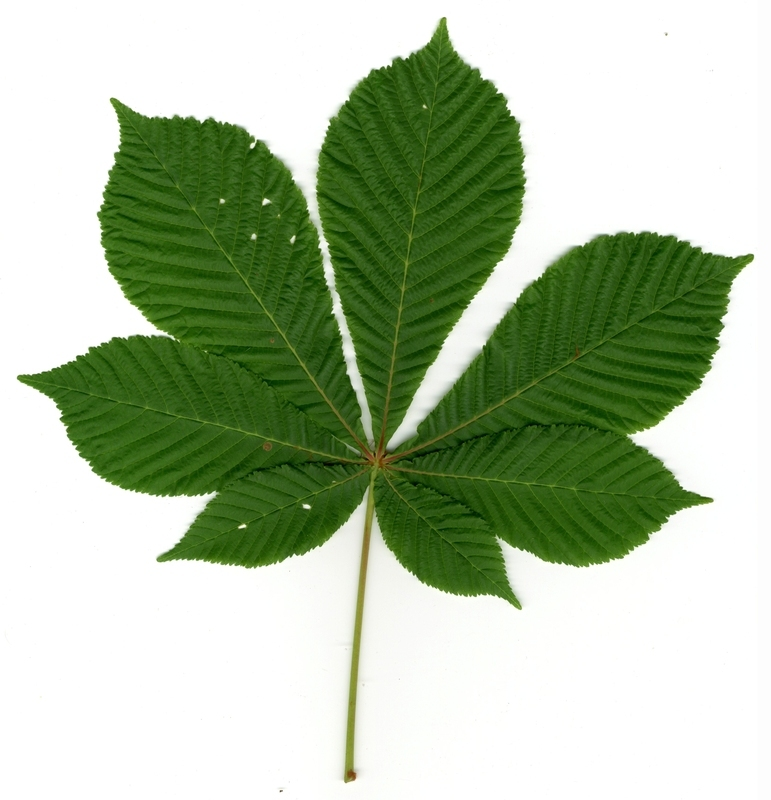
#> input picture Domasni/DomasnaRabota3/database/11721.jpg, 771 x 800 px
$ python DomasnaRabota3.28.py
#> lines starting #> are read from the running program, lines starting #| are printed output that depends on the picture; after the words box and inside, x2 and y2 are one past the last pixel; in counts of white or black regions, pixels touching at a corner belong together
import cv2
import numpy as np

image = cv2.imread('database/11721.jpg')
#> image is the input picture: shape (800, 771, 3); mean B, G, R 164.2, 192.1, 176
original_image = image.copy()
gray = cv2.cvtColor(image, cv2.COLOR_BGR2GRAY)
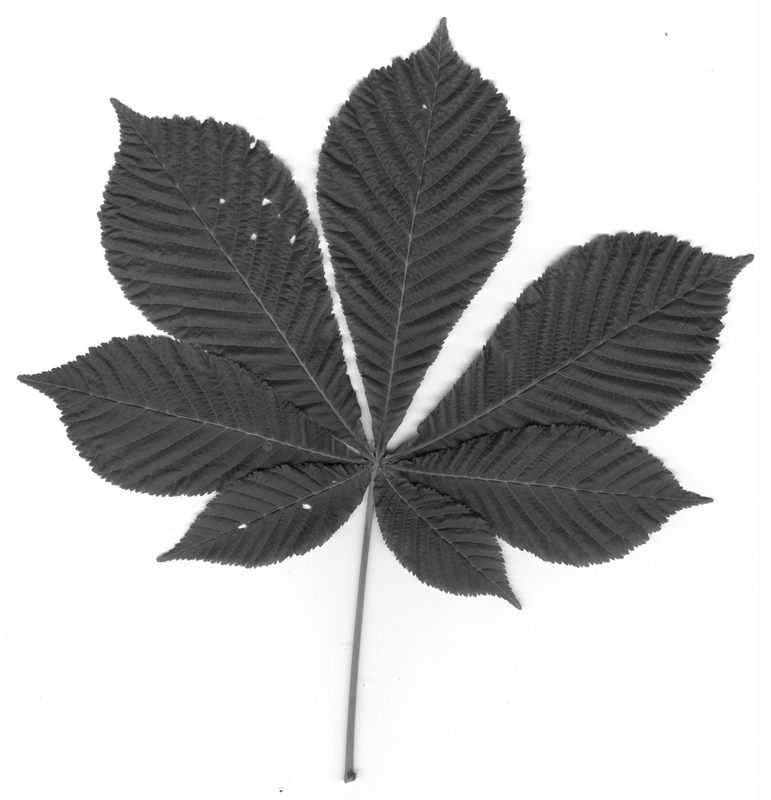
#> gray: shape (800, 771); min 4, max 255, mean 184.1
_, segmented_image = cv2.threshold(gray, 127, 255, cv2.THRESH_BINARY)
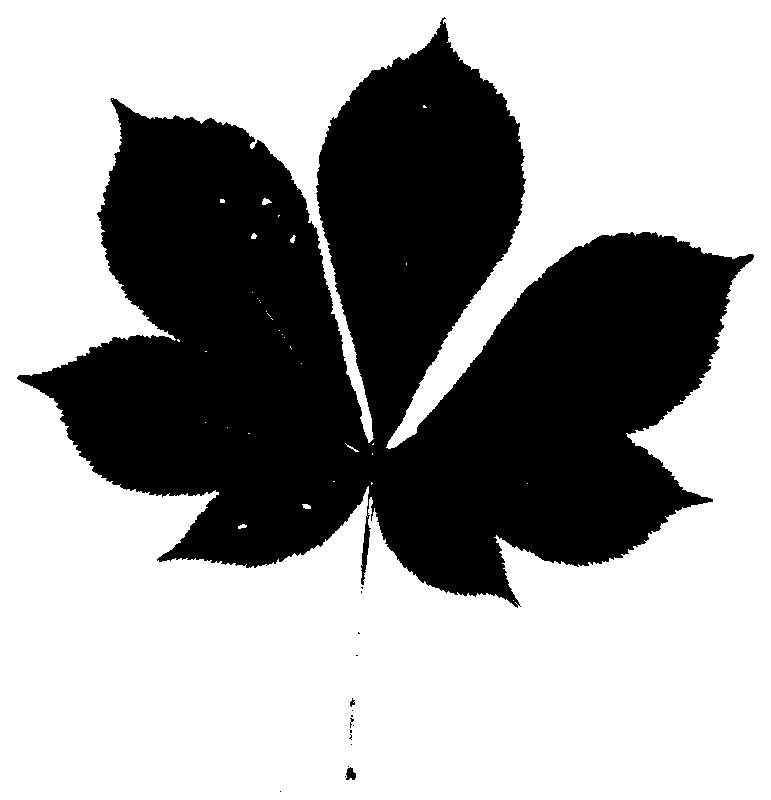
#> segmented_image: shape (800, 771); 62.8% white; 17 black regions (14 under 20 px), largest, box (x1, y1, x2, y2) and area: (17, 17, 754, 608) 229092, (346, 767, 356, 780) 91, (350, 698, 355, 707) 25
edges = cv2.Canny(segmented_image, 30, 100)
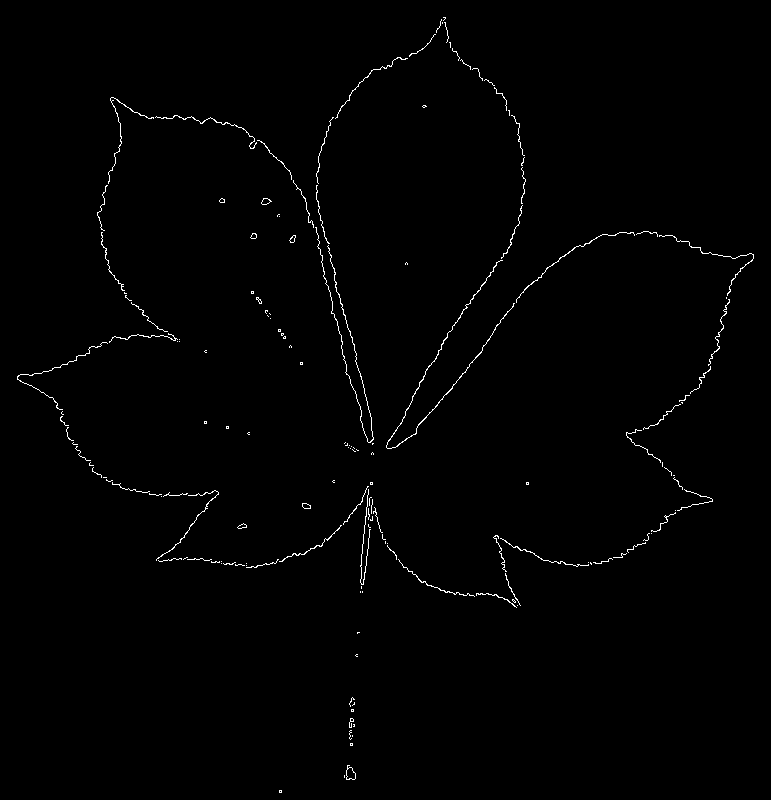
#> edges: shape (800, 771); 0.82% white in thin lines or dots
contours, _ = cv2.findContours(edges, cv2.RETR_EXTERNAL, cv2.CHAIN_APPROX_SIMPLE)
#> contours = 159 contours, 144 with area under 20; largest, box (x1, y1, x2, y2) and area: (386, 260, 515, 449) 98, (346, 765, 356, 780) 88, (261, 198, 272, 205) 40, (302, 503, 311, 509) 33, (516, 232, 635, 303) 31
contour_image = np.zeros_like(gray)
cv2.drawContours(contour_image, contours, -1, (255), 2)
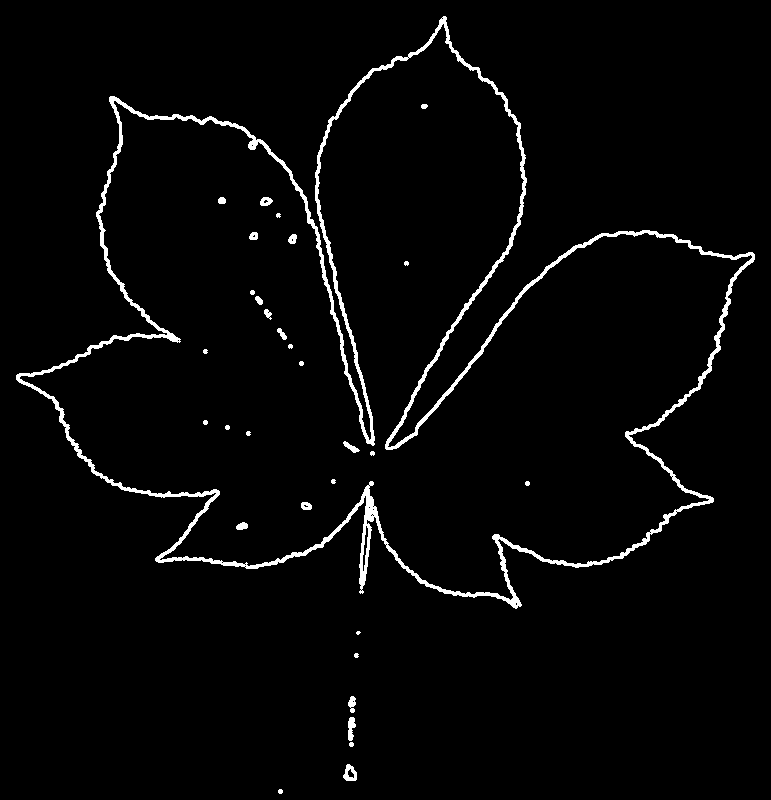
#> contour_image: shape (800, 771); 2.7% white; 31 white regions (2 under 20 px), largest, box (x1, y1, x2, y2) and area: (16, 16, 755, 609) 15549, (343, 764, 357, 781) 143, (348, 717, 356, 741) 132
cv2.imshow('Original Image', original_image)
cv2.imshow('Segmented Image', segmented_image)
cv2.imshow('Contours', contour_image)
cv2.waitKey(0)
cv2.destroyAllWindows()

$ run again, with Domasni/DomasnaRabota3/database/1.jpg copied over Domasni/DomasnaRabota3/database/11721.jpg
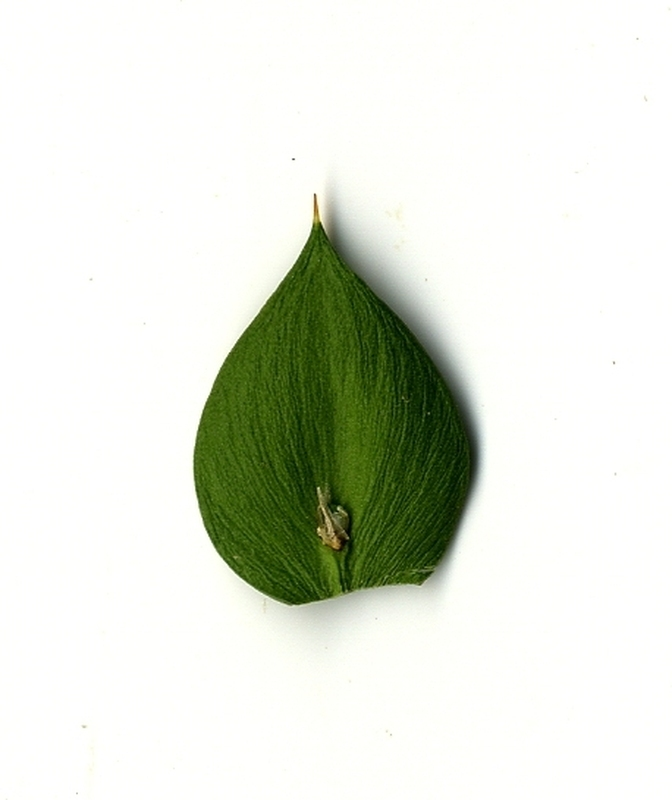
#> input picture Domasni/DomasnaRabota3/database/1.jpg, 672 x 800 px
#> image is the input picture: shape (800, 672, 3); mean B, G, R 218, 228.9, 224.7
#> `_, segmented_image = cv2.threshold(gray, 127, 255, cv2.THRESH_BINARY)`:
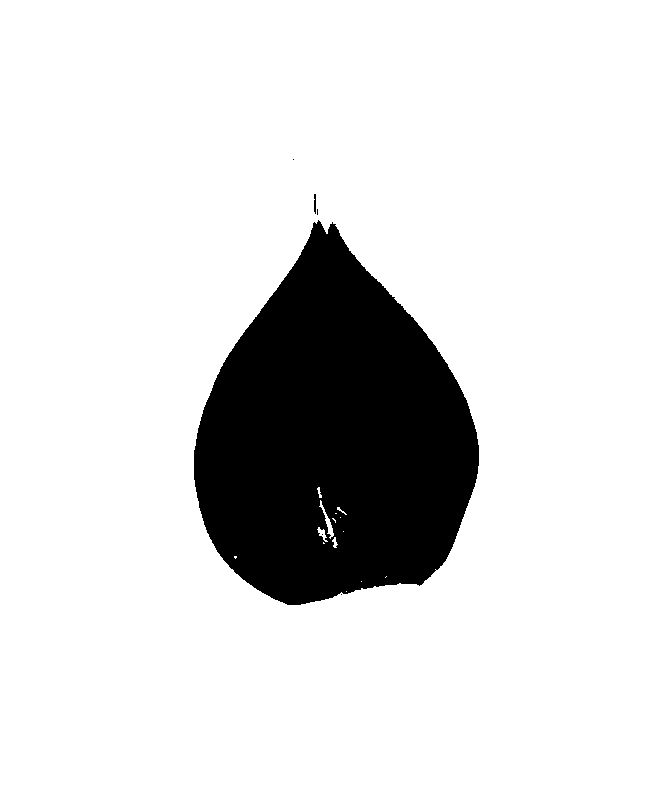
#> segmented_image: shape (800, 672); 86.2% white; 6 black regions (4 under 20 px), largest, box (x1, y1, x2, y2) and area: (194, 220, 479, 605) 74103, (314, 194, 316, 214) 37
#> edges: shape (800, 672); 0.26% white in thin lines or dots, all inside (x1, y1, x2, y2) = (193, 158, 479, 605)
#> contours = 33 contours, 31 with area under 20; largest, box (x1, y1, x2, y2) and area: (193, 222, 479, 605) 132, (335, 225, 395, 297) 22
#> `cv2.drawContours(contour_image, contours, -1, (255), 2)`:
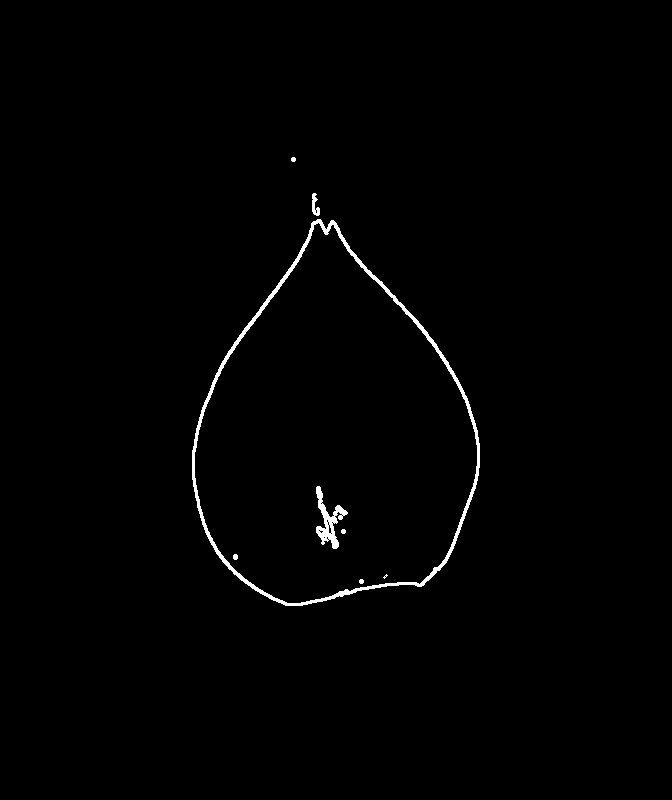
#> contour_image: shape (800, 672); 0.88% white; 8 white regions (1 under 20 px), largest, box (x1, y1, x2, y2) and area: (192, 219, 480, 606) 3837, (316, 486, 348, 549) 689, (312, 193, 320, 216) 108

$ run again, with Domasni/DomasnaRabota3/database/10000.jpg copied over Domasni/DomasnaRabota3/database/11721.jpg
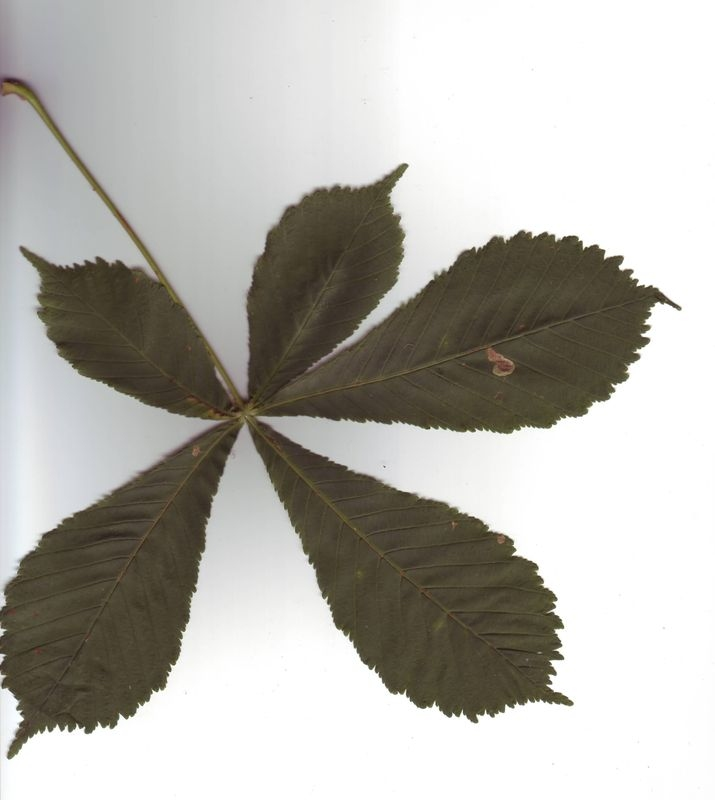
#> input picture Domasni/DomasnaRabota3/database/10000.jpg, 715 x 800 px
#> image is the input picture: shape (800, 715, 3); mean B, G, R 173.9, 179.8, 181.8
#> `_, segmented_image = cv2.threshold(gray, 127, 255, cv2.THRESH_BINARY)`:
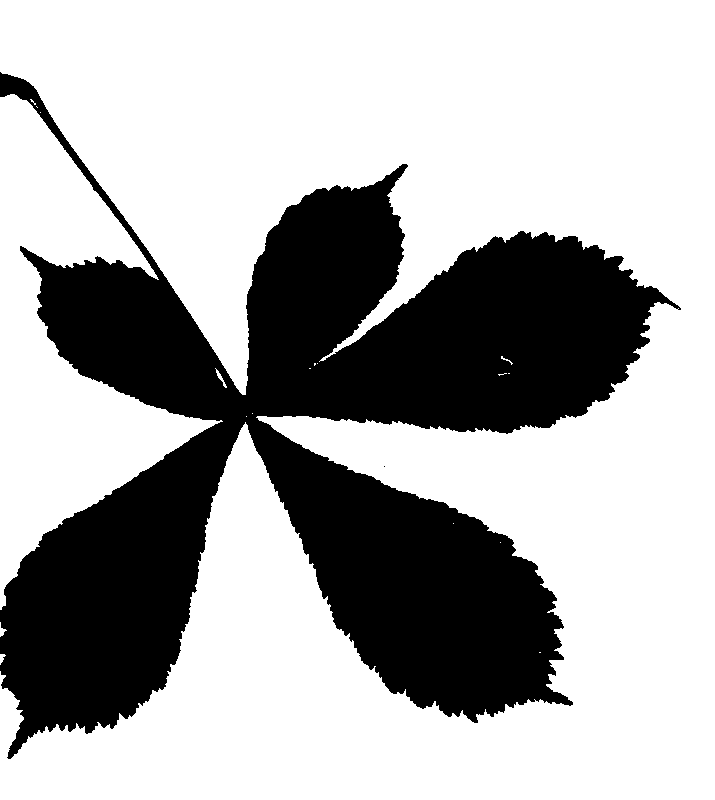
#> segmented_image: shape (800, 715); 67.7% white; 2 black regions (1 under 20 px), largest, box (x1, y1, x2, y2) and area: (0, 72, 681, 759) 184832
#> edges: shape (800, 715); 0.95% white in thin lines or dots, all inside (x1, y1, x2, y2) = (0, 72, 681, 759)
#> contours = 80 contours, 70 with area under 20; largest, box (x1, y1, x2, y2) and area: (0, 72, 351, 395) 142, (0, 93, 159, 280) 119, (320, 207, 476, 361) 72, (0, 422, 221, 610) 55, (7, 711, 110, 759) 38
#> `cv2.drawContours(contour_image, contours, -1, (255), 2)`:
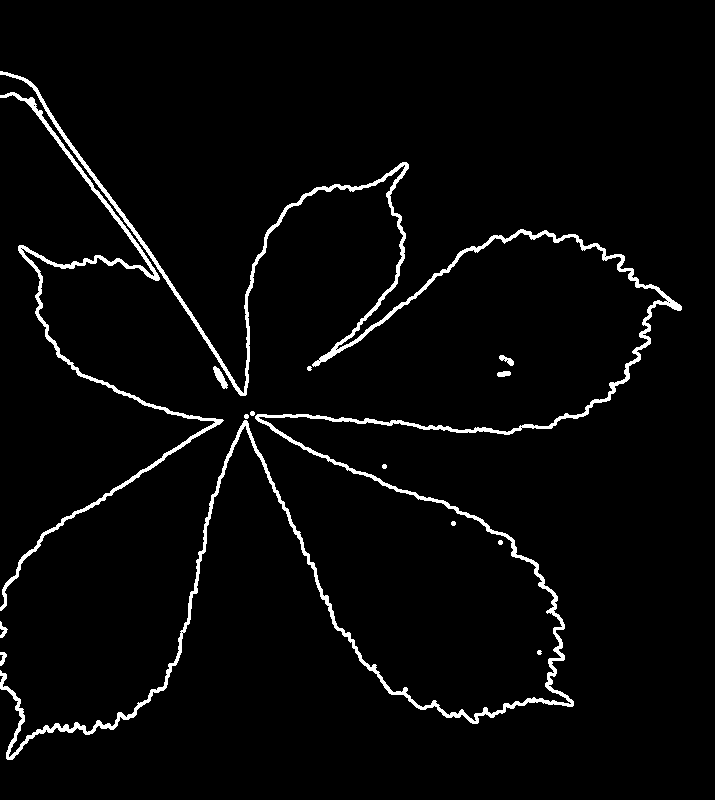
#> contour_image: shape (800, 715); 3.2% white; 14 white regions, largest, box (x1, y1, x2, y2) and area: (0, 71, 682, 760) 13966, (0, 92, 224, 611) 3904, (213, 366, 228, 389) 150

$ run again, with Domasni/DomasnaRabota3/database/10001.jpg copied over Domasni/DomasnaRabota3/database/11721.jpg
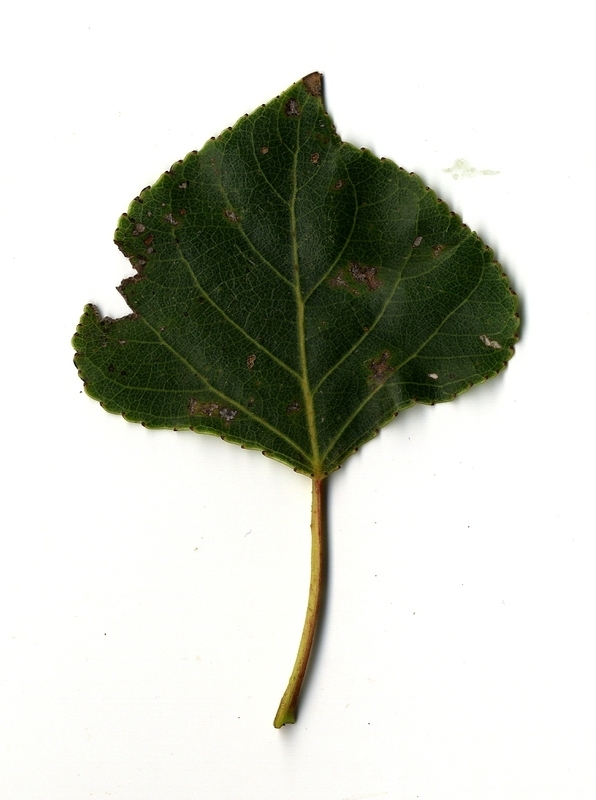
#> input picture Domasni/DomasnaRabota3/database/10001.jpg, 596 x 800 px
#> image is the input picture: shape (800, 596, 3); mean B, G, R 195.5, 204.3, 201.6
#> `_, segmented_image = cv2.threshold(gray, 127, 255, cv2.THRESH_BINARY)`:
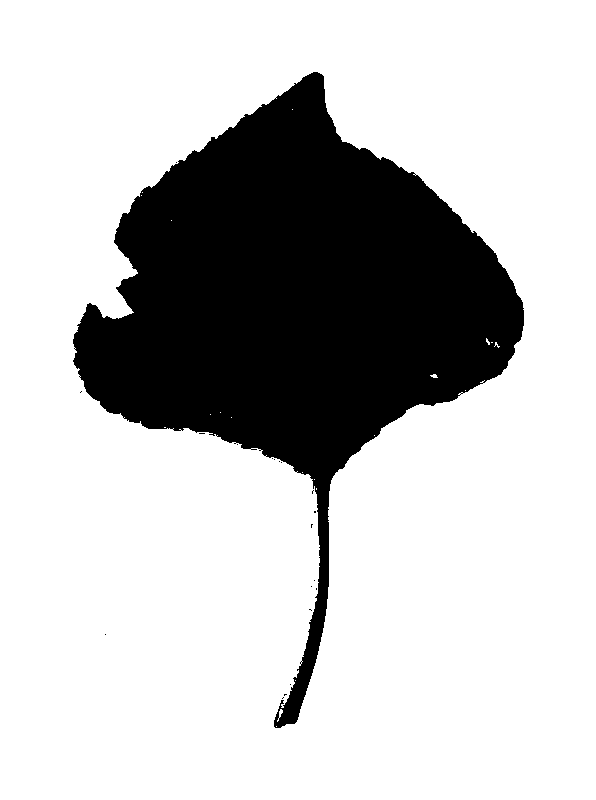
#> segmented_image: shape (800, 596); 76.3% white; 20 black regions (19 under 20 px), largest, box (x1, y1, x2, y2) and area: (73, 72, 524, 728) 113091
#> edges: shape (800, 596); 0.5% white in thin lines or dots, all inside (x1, y1, x2, y2) = (72, 71, 524, 729)
#> contours = 54 contours, 49 with area under 20; largest, box (x1, y1, x2, y2) and area: (273, 157, 524, 729) 114, (244, 71, 380, 160) 42, (113, 196, 139, 312) 34, (139, 117, 244, 195) 34, (72, 332, 127, 421) 20
#> `cv2.drawContours(contour_image, contours, -1, (255), 2)`:
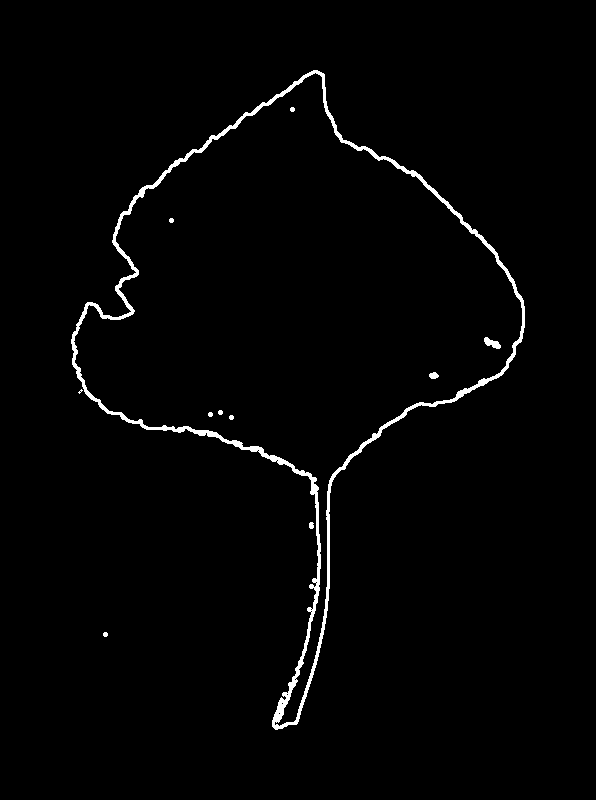
#> contour_image: shape (800, 596); 1.7% white; 11 white regions (1 under 20 px), largest, box (x1, y1, x2, y2) and area: (71, 70, 525, 730) 7538, (484, 337, 501, 349) 112, (429, 372, 439, 379) 52
